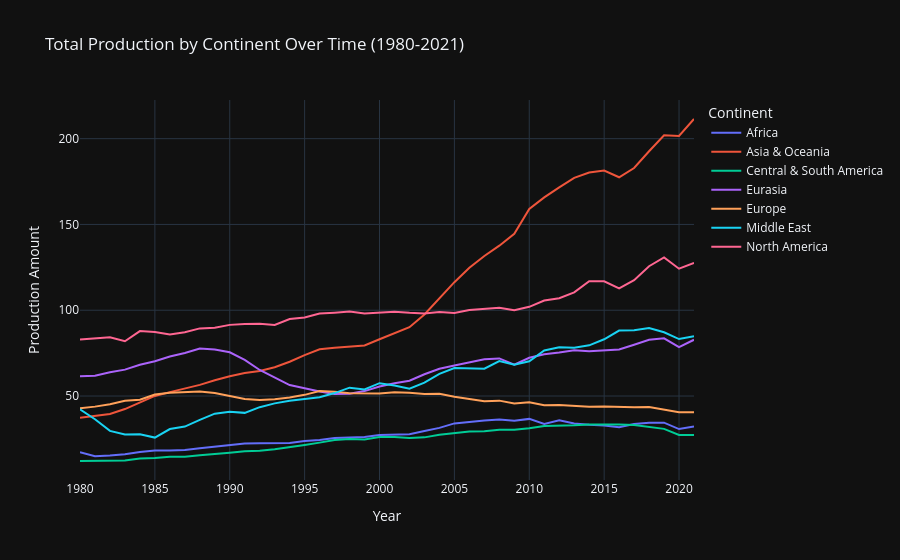

Notebook cell for this chart:
### Code cell
df_continent = df_long.groupby(['Continent', 'Year'])['Production'].sum().reset_index()

fig1 = px.line(
    df_continent, 
    x='Year', 
    y='Production', 
    color='Continent', 
    title='Total Production by Continent Over Time (1980-2021)',
    labels={'Production': 'Production Amount', 'Year': 'Year', 'Continent': 'Continent'},
    template='plotly_dark')
fig1.show()

### Figure 1 — Plotly figure (JSON) as saved in the notebook; plotly's stock layout.template omitted (floating-point values rounded to 4 significant figures)
{"data": [{"hovertemplate": "Continent=Africa<br>Year=%{x}<br>Production Amount=%{y}<extra></extra>", "legendgroup": "Africa", "line": {"color": "#636efa", "dash": "solid"}, "marker": {"symbol": "circle"}, "mode": "lines", "name": "Africa", "orientation": "v", "showlegend": true, "type": "scatter", "x": [1980, 1981, 1982, 1983, 1984, 1985, 1986, 1987, 1988, 1989, 1990, 1991, 1992, 1993, 1994, 1995, 1996, 1997, 1998, 1999, 2000, 2001, 2002, 2003, 2004, 2005, 2006, 2007, 2008, 2009, 2010, 2011, 2012, 2013, 2014, 2015, 2016, 2017, 2018, 2019, 2020, 2021], "xaxis": "x", "y": [17.19, 14.91, 15.33, 16.0, 17.43, 18.26, 18.3, 18.48, 19.57, 20.46, 21.45, 22.28, 22.5, 22.39, 22.6, 23.74, 24.36, 25.48, 25.75, 26.09, 27.32, 27.52, 27.69, 29.56, 31.45, 34.04, 34.97, 35.7, 36.38, 35.61, 36.67, 33.78, 35.81, 34.01, 33.27, 32.75, 31.8, 33.74, 34.43, 34.48, 30.75, 32.29], "yaxis": "y"}, {"hovertemplate": "Continent=Asia & Oceania<br>Year=%{x}<br>Production Amount=%{y}<extra></extra>", "legendgroup": "Asia & Oceania", "line": {"color": "#EF553B", "dash": "solid"}, "marker": {"symbol": "circle"}, "mode": "lines", "name": "Asia & Oceania", "orientation": "v", "showlegend": true, "type": "scatter", "x": [1980, 1981, 1982, 1983, 1984, 1985, 1986, 1987, 1988, 1989, 1990, 1991, 1992, 1993, 1994, 1995, 1996, 1997, 1998, 1999, 2000, 2001, 2002, 2003, 2004, 2005, 2006, 2007, 2008, 2009, 2010, 2011, 2012, 2013, 2014, 2015, 2016, 2017, 2018, 2019, 2020, 2021], "xaxis": "x", "y": [37.33, 38.29, 39.48, 42.4, 46.33, 50.07, 52.29, 54.37, 56.51, 59.18, 61.55, 63.37, 64.61, 66.75, 69.97, 73.88, 77.28, 78.09, 78.83, 79.49, 83.1, 86.74, 90.14, 97.56, 107.2, 116.4, 124.7, 131.6, 137.6, 144.6, 159.0, 165.8, 171.7, 177.2, 180.2, 181.4, 177.5, 182.9, 192.6, 202.0, 201.6, 211.5], "yaxis": "y"}, {"hovertemplate": "Continent=Central & South America<br>Year=%{x}<br>Production Amount=%{y}<extra></extra>", "legendgroup": "Central & South America", "line": {"color": "#00cc96", "dash": "solid"}, "marker": {"symbol": "circle"}, "mode": "lines", "name": "Central & South America", "orientation": "v", "showlegend": true, "type": "scatter", "x": [1980, 1981, 1982, 1983, 1984, 1985, 1986, 1987, 1988, 1989, 1990, 1991, 1992, 1993, 1994, 1995, 1996, 1997, 1998, 1999, 2000, 2001, 2002, 2003, 2004, 2005, 2006, 2007, 2008, 2009, 2010, 2011, 2012, 2013, 2014, 2015, 2016, 2017, 2018, 2019, 2020, 2021], "xaxis": "x", "y": [12.13, 12.33, 12.21, 12.49, 13.52, 13.86, 14.66, 14.58, 15.46, 16.07, 16.94, 17.85, 18.12, 19.03, 20.11, 21.46, 22.85, 24.39, 24.98, 24.7, 26.16, 26.11, 25.61, 25.9, 27.4, 28.42, 29.35, 29.46, 30.29, 30.4, 31.28, 32.59, 32.68, 32.95, 33.42, 33.66, 33.48, 33.07, 31.91, 30.86, 27.3, 27.29], "yaxis": "y"}, {"hovertemplate": "Continent=Eurasia<br>Year=%{x}<br>Production Amount=%{y}<extra></extra>", "legendgroup": "Eurasia", "line": {"color": "#ab63fa", "dash": "solid"}, "marker": {"symbol": "circle"}, "mode": "lines", "name": "Eurasia", "orientation": "v", "showlegend": true, "type": "scatter", "x": [1980, 1981, 1982, 1983, 1984, 1985, 1986, 1987, 1988, 1989, 1990, 1991, 1992, 1993, 1994, 1995, 1996, 1997, 1998, 1999, 2000, 2001, 2002, 2003, 2004, 2005, 2006, 2007, 2008, 2009, 2010, 2011, 2012, 2013, 2014, 2015, 2016, 2017, 2018, 2019, 2020, 2021], "xaxis": "x", "y": [61.51, 61.83, 63.86, 65.4, 68.25, 70.31, 72.99, 75.03, 77.68, 77.12, 75.47, 71.04, 65.18, 60.87, 56.4, 54.5, 52.62, 51.24, 51.36, 52.87, 55.59, 57.42, 58.95, 62.66, 65.86, 67.81, 69.76, 71.38, 71.91, 68.31, 72.3, 74.35, 75.31, 76.73, 76.12, 76.58, 77.17, 79.92, 82.76, 83.61, 78.45, 82.79], "yaxis": "y"}, {"hovertemplate": "Continent=Europe<br>Year=%{x}<br>Production Amount=%{y}<extra></extra>", "legendgroup": "Europe", "line": {"color": "#FFA15A", "dash": "solid"}, "marker": {"symbol": "circle"}, "mode": "lines", "name": "Europe", "orientation": "v", "showlegend": true, "type": "scatter", "x": [1980, 1981, 1982, 1983, 1984, 1985, 1986, 1987, 1988, 1989, 1990, 1991, 1992, 1993, 1994, 1995, 1996, 1997, 1998, 1999, 2000, 2001, 2002, 2003, 2004, 2005, 2006, 2007, 2008, 2009, 2010, 2011, 2012, 2013, 2014, 2015, 2016, 2017, 2018, 2019, 2020, 2021], "xaxis": "x", "y": [42.91, 43.83, 45.27, 47.27, 47.88, 50.91, 51.92, 52.52, 52.68, 51.75, 49.9, 48.25, 47.72, 48.19, 49.2, 50.69, 52.95, 52.56, 51.58, 51.38, 51.5, 52.15, 51.87, 51.14, 51.29, 49.62, 48.12, 47.03, 47.31, 45.64, 46.32, 44.6, 44.72, 44.38, 43.71, 43.95, 43.6, 43.53, 43.56, 42.23, 40.59, 40.57], "yaxis": "y"}, {"hovertemplate": "Continent=Middle East<br>Year=%{x}<br>Production Amount=%{y}<extra></extra>", "legendgroup": "Middle East", "line": {"color": "#19d3f3", "dash": "solid"}, "marker": {"symbol": "circle"}, "mode": "lines", "name": "Middle East", "orientation": "v", "showlegend": true, "type": "scatter", "x": [1980, 1981, 1982, 1983, 1984, 1985, 1986, 1987, 1988, 1989, 1990, 1991, 1992, 1993, 1994, 1995, 1996, 1997, 1998, 1999, 2000, 2001, 2002, 2003, 2004, 2005, 2006, 2007, 2008, 2009, 2010, 2011, 2012, 2013, 2014, 2015, 2016, 2017, 2018, 2019, 2020, 2021], "xaxis": "x", "y": [42.26, 36.49, 29.69, 27.56, 27.68, 25.78, 30.76, 32.21, 36.09, 39.7, 40.88, 40.19, 43.51, 45.72, 47.28, 48.33, 49.31, 51.72, 54.88, 53.8, 57.49, 56.18, 54.31, 57.79, 62.89, 66.28, 66.29, 65.96, 70.37, 68.2, 70.27, 76.57, 78.38, 78.09, 79.56, 83.09, 88.14, 88.39, 89.69, 87.19, 83.2, 84.8], "yaxis": "y"}, {"hovertemplate": "Continent=North America<br>Year=%{x}<br>Production Amount=%{y}<extra></extra>", "legendgroup": "North America", "line": {"color": "#FF6692", "dash": "solid"}, "marker": {"symbol": "circle"}, "mode": "lines", "name": "North America", "orientation": "v", "showlegend": true, "type": "scatter", "x": [1980, 1981, 1982, 1983, 1984, 1985, 1986, 1987, 1988, 1989, 1990, 1991, 1992, 1993, 1994, 1995, 1996, 1997, 1998, 1999, 2000, 2001, 2002, 2003, 2004, 2005, 2006, 2007, 2008, 2009, 2010, 2011, 2012, 2013, 2014, 2015, 2016, 2017, 2018, 2019, 2020, 2021], "xaxis": "x", "y": [83.02, 83.61, 84.28, 81.93, 87.85, 87.31, 85.85, 87.21, 89.42, 89.75, 91.47, 91.99, 92.09, 91.42, 94.88, 95.74, 98.15, 98.58, 99.2, 98.06, 98.39, 99.11, 98.49, 98.12, 98.95, 98.46, 100.2, 100.8, 101.4, 99.99, 102.0, 105.7, 107.0, 110.4, 116.9, 116.9, 112.8, 117.5, 125.7, 130.7, 124.2, 127.6], "yaxis": "y"}], "layout": {"legend": {"title": {"text": "Continent"}, "tracegroupgap": 0}, "title": {"text": "Total Production by Continent Over Time (1980-2021)"}, "xaxis": {"anchor": "y", "domain": [0, 1], "title": {"text": "Year"}}, "yaxis": {"anchor": "x", "domain": [0, 1], "title": {"text": "Production Amount"}}}}
